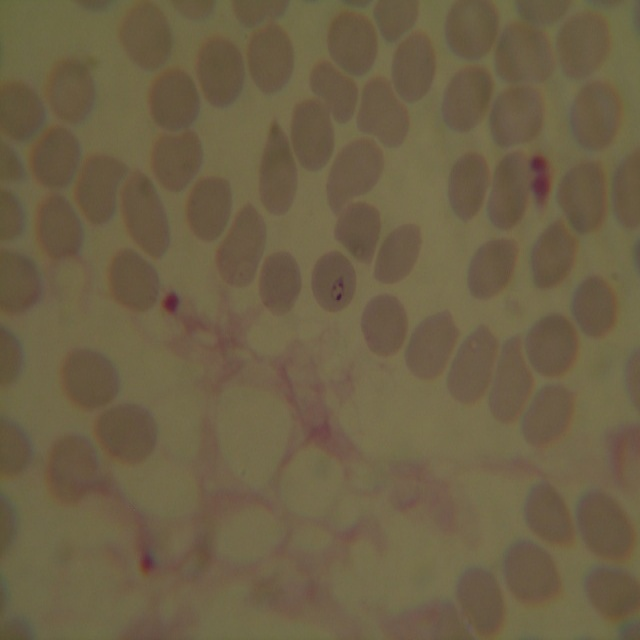
#> input picture samples/yolo/blood_smear_3.JPG, 640 x 640 px, found by its file name; the run also reads 2 pictures not shown here
$ python cell_lib.py   (older library calls are emulated)
#> lines starting #> are read from the running program, lines starting #| are printed output that depends on the picture; after the words box and inside, x2 and y2 are one past the last pixel; in counts of white or black regions, pixels touching at a corner belong together
#!/usr/bin/env python
# coding: utf-8

# In[3]:


import numpy as np
import matplotlib.pyplot as plt
from skimage import data
from skimage import filters
from skimage import exposure
import cv2
from math import pi, ceil, floor
import os
import time

plt.rcParams["figure.figsize"] = (10, 10)

#PATH = "./PHOTOS_MALARIA_VHIR_UPC/fotos_2015_12_01/P_falciparum/Trofozoits/DSCN0083.JPG"
#PATH = "./samples/normal/blood_smear_2.JPG"
PATH = "./samples/normal/blood_smear_3.JPG"
RESULT_PATH = "./samples/myresults/"
#PATH = "DSCN4223.JPG"

CELL_POINT_SIZE = 8
CELL_COLOR      = (255,60,0)
INTERNAL_COLOR  = (215,215,20)
EXTERNAL_COLOR  = (255, 255, 255)


# # General functions

# In[4]:


def save_results(image_name, method_name, cells,internalInfection,externalInfection, passTime, img, path, method_ext):

    #save png
    out_path = "./samples/segmented/"
    if os.path.exists(out_path) == False:
        os.mkdir(out_path)
    name = path.split("/")[-1]
    out = out_path + name.lower().replace(".jpg",method_ext) + ".png"
    plt.imsave(out,img,format='png')


    #save txt
    image_name_parts = image_name.split("/")
    image_name = image_name_parts[-1]
    image_name = image_name.lower().replace(".jpg","")
    f_name = RESULT_PATH + image_name + "_result.txt"

    if os.path.exists(RESULT_PATH) == False:
        os.mkdir(RESULT_PATH)

    if os.path.exists(f_name):
        f = open(f_name,"r+")

        lines = f.read().split("\n")
        for l in range(len(lines)):
            line = lines[l]
            if line.startswith(method_name):
                lines[l] = f"{method_name:20}\t{cells:7}\t{internalInfection:8}\t{externalInfection:8}\t{passTime:6}\t{out}"
                txt = "\n".join(lines)

                f.truncate(0)
                f.seek(0)
                f.write(txt)
                f.close()
                return
    else:
        f = open(f_name,"w")
        f.write(f"{'METHOD':20}\t{'  CELLS':7}\t{'INTERNAL':8}\t{'EXTERNAL':8}\t{'TIME':6}\tFILE_NAME\n")
    f.write(f"{method_name:20}\t{cells:7}\t{internalInfection:8}\t{externalInfection:8}\t{passTime:6}\t{out}\n")
    f.close()

#save_results("b","teste1",1,2,3,'5.5s')


# In[5]:


def get_image(path=PATH, mode=0, size=(640,480), show=False):
    img = cv2.imread(path,mode)
    if mode == 1:
        img = cv2.cvtColor(img, cv2.COLOR_BGR2RGB)
    if img is None:
        print("Não foi possível abrir a imagem:", path)
    res = cv2.resize(img,size)
    if show:
        plt.figure(figsize=(10,10))
        plt.imshow(res)
        plt.show()
    return res

def apply_blur(img, k=9):
    return cv2.GaussianBlur(img,(k,k),0)

def otsu(img,block=81,offset=0.3):
    return cv2.adaptiveThreshold(img,255,cv2.ADAPTIVE_THRESH_MEAN_C, cv2.THRESH_BINARY_INV,block,offset)

def adaptative_thresh(img,block=121,offset=0):
    return cv2.adaptiveThreshold(img,255,cv2.ADAPTIVE_THRESH_MEAN_C, cv2.THRESH_BINARY_INV,block,offset)

def fill_holes(img):
    contours, hierarchy = cv2.findContours(img, cv2.RETR_TREE, cv2.CHAIN_APPROX_SIMPLE)
    thresh_filled = np.zeros((img.shape[0], img.shape[1]), dtype=np.uint8)
    color = 255
    for i in range(len(contours)):
        cv2.drawContours(thresh_filled, contours, i, color, -1, cv2.LINE_8, hierarchy, 0)
    return thresh_filled

def connected_components(thresh):
    output = cv2.connectedComponentsWithStats(thresh, 4, cv2.CV_32S)
    (numLabels, labels, stats, centroids) = output

    # Map component labels to hue val, 0-179 is the hue range in OpenCV
    label_hue = np.uint8(179*labels/np.max(labels))
    blank_ch = 255*np.ones_like(label_hue)
    labeled_img = cv2.merge([label_hue, blank_ch, blank_ch])

    # Converting cvt to BGR
    labeled_img = cv2.cvtColor(labeled_img, cv2.COLOR_HSV2BGR)

    # set bg label to black
    labeled_img[label_hue==0] = 0

    labeled_img_rgb = cv2.cvtColor(labeled_img, cv2.COLOR_BGR2RGB)
    return labeled_img_rgb, numLabels, labels, stats, centroids


def erode(src,size):
    element = cv2.getStructuringElement(cv2.MORPH_ELLIPSE, (2 * size + 1, 2 * size + 1),
                                       (size, size))
    return cv2.erode(src, element)

def dilate(src,size):
    element = cv2.getStructuringElement(cv2.MORPH_ELLIPSE, (2 * size + 1, 2 * size + 1),
                                       (size, size))
    return cv2.dilate(src, element)

def get_principal_components(img):
    # Connected components with stats.
    nb_components, output, stats, centroids = cv2.connectedComponentsWithStats(img, connectivity=4)

    max_label, max_size = max([(i, stats[i, cv2.CC_STAT_AREA]) for i in range(1, nb_components)], key=lambda x: x[1])

    img2 = np.zeros(output.shape, dtype='uint8')
    img2[output == max_label] = 255
    return img2

# [34 lines left out: functions get_principal_component_RGB, color_average, hsv_average, color_distance, not called in this run]


# In[6]:


MIN_CELL_AREA = 500
MAX_CELL_AREA = 2700#2300
MIN_VALUE_TO_VALIDATE_CELL = 20

def thresh_is_valid(thresh_validation,x,y,w,h):

    #pega apenas o maior componente do corte
    cut = thresh_validation[y:y+h,x:x+w]
    if np.sum(cut) == 0:
        return False

    cut = get_principal_components(cut)

    #print(np.sum(cut)/(cut.shape[0]*cut.shape[1]))
    return np.sum(cut)/(cut.shape[0]*cut.shape[1]) > MIN_VALUE_TO_VALIDATE_CELL


# [9 lines left out: function cut_circle, not called in this run]


def mark_cells(img, mask, components = None):


    gs = cv2.cvtColor(img, cv2.COLOR_RGB2GRAY)
    #equaliza
    clahe = cv2.createCLAHE(clipLimit=2.0, tileGridSize=(8, 8))
    eq_gs = cv2.equalizeHist(gs)
    eq_gs = clahe.apply(eq_gs)
    th, thresh_validation = cv2.threshold(eq_gs, 110, 1, cv2.THRESH_BINARY_INV);


    groupColor = 45

    font = img.copy()
    if components == None:
        labeled_img_rgb, numLabels, labels, stats, centroids = connected_components(mask)
        #o primeiro componente é o fundo, deve ser ignorado sempre
        start = 1
    else:
        labeled_img_rgb, numLabels, labels, stats, centroids = components

        start = 0

    cellsCount = 0

    print(start, numLabels)

    for i in range(start, numLabels):
        # extract the connected component statistics and centroid for
        # the current label
        x = stats[i, cv2.CC_STAT_LEFT]
        y = stats[i, cv2.CC_STAT_TOP]
        w = stats[i, cv2.CC_STAT_WIDTH]
        h = stats[i, cv2.CC_STAT_HEIGHT]
        #get area
        area = stats[i, cv2.CC_STAT_AREA]
        (cX, cY) = centroids[i]

        #print(minArea, area, maxArea) minArea=MIN_CELL_AREA, maxArea=MAX_CELL_AREA
        if MIN_CELL_AREA < area < MAX_CELL_AREA:
            cellsCount += 1

            #print(cellsCount)

            if thresh_is_valid(thresh_validation,x,y,w,h) == False:
                continue

            pos = (int(cX), int(cY))

            cv2.circle(img, pos, CELL_POINT_SIZE, (0,0,0), -1)
            cv2.circle(img, pos, CELL_POINT_SIZE-1, CELL_COLOR, -1)
            cv2.putText(img, str(cellsCount), (int(cX), int(cY)+CELL_POINT_SIZE+10), cv2.FONT_HERSHEY_SIMPLEX,
                        .4, (0,0,0),       1, cv2.LINE_AA)


        if MAX_CELL_AREA < area:

            if thresh_is_valid(thresh_validation,x,y,w,h) == False:
                continue

            groupColor += 5

            #estima quantas celulas no grupo
            est = ceil(area/MAX_CELL_AREA)

            #imprime os marcadores de celulas dentro dos grupos
            #em colunas
            if w > 220:
                cols = 8
                margin = 40
            elif w > 120:
                cols = 6
                margin = 20
            else:
                cols = 3
                margin = 10
            xCell = x + margin
            yCell = y + 40
            for i in range(1,est+1):
                cv2.circle(img, (xCell, yCell), CELL_POINT_SIZE-1, (groupColor,0,groupColor), -1)
                xCell += CELL_POINT_SIZE + 10

                if i % cols == 0:
                    xCell = x + margin
                    yCell += CELL_POINT_SIZE + 10

            #imprime a id das celulas do grupo
            txt = "("+(",".join([str(q) for q in range(cellsCount+1,cellsCount+est+1,1)]))+")"

            cv2.putText(img, txt, (x+margin-10, y+20), cv2.FONT_HERSHEY_SIMPLEX,
                        .4, (0,0,0),       1, cv2.LINE_AA)
            cellsCount += est

            cv2.rectangle(img, (x,y), (x+w,y+h), (groupColor+2,0,groupColor+2), 2)

    return img, cellsCount

def break_big_groups(mask,_erode=15,_dilate=11):

    labeled_img_rgb, numLabels, labels, stats, centroids = connected_components(mask)


    for i in range(1, numLabels):
        x = stats[i, cv2.CC_STAT_LEFT]
        y = stats[i, cv2.CC_STAT_TOP]
        w = stats[i, cv2.CC_STAT_WIDTH]
        h = stats[i, cv2.CC_STAT_HEIGHT]
        area = stats[i, cv2.CC_STAT_AREA]
        (cX, cY) = centroids[i]

        cutY = y - 1 if y > 0 else y
        cutX = x - 1 if x > 0 else x
        cutXW = x+w+1
        cutYH = y+h+1

        cut = mask[cutY:cutYH, cutX:cutXW]
        cut = cut.copy()

        if MAX_CELL_AREA < area:
            cut_bk = cut.copy()
            cut = get_principal_components(cut)

            #remove the group from original image
            cell_on_original_size = np.zeros( mask.shape ,dtype='uint8')
            cell_on_original_size[cutY:cutYH, cutX:cutXW] = cut
            mask[ cell_on_original_size == 255 ] = 0

            #work on group
            #cut = cv2.erode(cut, kernel, iterations=1)
            cut = erode(cut,_erode)
            cut = dilate(cut,_dilate)

            #return the eroded and marked group to original image
            cell_on_original_size = np.zeros( mask.shape ,dtype='uint8')
            cell_on_original_size[cutY:cutYH, cutX:cutXW] = cut
            mask += cell_on_original_size

    return mask


# # Colors functions

# In[7]:


def random_color():
    color = tuple(np.random.randint(1,256, size=3))
    if (color[0] < 100 and color[1] < 100 and color[2] < 100):
        return random_color()
    elif (color[0] > 230 and color[1] > 230 and color[2] > 230):
        return random_color()
    else:
        return (int(color[0]),int(color[1]),int(color[2]))


def list_colors(img):
    shape = img.shape
    if (len(shape) == 2):
        img = cv2.cvtColor(img,cv2.COLOR_GRAY2RGB)

    reshapedImg = img.reshape(1,shape[0]*shape[1],3)[0]
    colors = np.unique(reshapedImg, axis=0)
    colors = np.delete(colors,0,axis=0)
    return colors


def shuffle_colors(img):

    if len(img.shape) == 2:
        img = cv2.merge([img,img,img])

    colors = list_colors(img)
    labeled_img_rgb3 = img.copy()

    for color in colors:
        newColor = random_color()

        red, green, blue = labeled_img_rgb3.T
        selected_color = (red == color[0]) & (green == color[1]) & (blue == color[2])
        labeled_img_rgb3[selected_color.T] = newColor
    return labeled_img_rgb3


def colorize(img):
    labeled_rgb, numLabels, labels, stats, centroids = connected_components(img)
    return shuffle_colors(labeled_rgb)


# # Parasites functions

# In[8]:


def hsv_par_mask(img):
    #range 1
    from_color=(120,70,20)
    to_color=(180,190,110)
    hsv = cv2.cvtColor(img, cv2.COLOR_RGB2HSV)
    mask1 = cv2.inRange(hsv, from_color, to_color)

    #range 2
    from_color=(0,70,85)
    to_color=(15,75,105)

    mask2 = cv2.inRange(hsv, from_color, to_color)


    mask = np.zeros(img.shape)
    mask = cv2.bitwise_or(mask1,mask2)

    #mask = mask_conditional_blur(mask,3,3)
    #mask = mask_conditional_blur(mask,30,40)
    #mask = cv2.inRange(hsv, from_color, to_color)
    mask_dilated = mask.copy()
    #erode
    kernel = np.ones((3, 3), np.uint8)
    mask_dilated = cv2.erode(mask_dilated, kernel)
    #dilate
    kernel = np.ones((15, 15), np.uint8)
    mask_dilated = cv2.dilate(mask_dilated, kernel)

    return mask, mask_dilated


def gs_parasite_mask(gsImg):
    if (len(gsImg.shape) == 3):
        gsImg = cv2.cvtColor(gsImg,cv2.COLOR_RGB2GRAY)
    ret, thresh = cv2.threshold(gsImg, 75, 1, cv2.THRESH_BINARY_INV)
    return thresh

def remove_parasites(img,mask):
    maximum = np.max(mask)
    img[mask == maximum] = 0
    img = erode(img,2)
    img = dilate(img,2)
    return img

MIN_PARASITE_AREA = 20


def mark_parasites(img, parasite_mask, cell_mask, cell_components = None, contact_percent=0.15):


    labeled_rgb, numLabels, labels, stats, centroids = connected_components(parasite_mask)

    if cell_components is None:
        _, _, _, cell_stats, _ = connected_components(cell_mask)
    else:
        cell_mask = cv2.cvtColor(cell_components[0],cv2.COLOR_RGB2GRAY)
        cell_stats = cell_components[3]

    internal_count = 0
    external_count = 0


    for i in range(1, numLabels):
        area = stats[i, cv2.CC_STAT_AREA]
        #se for apenas pequenos pontos nao conta
        if MIN_PARASITE_AREA > area:
            continue

        x = stats[i, cv2.CC_STAT_LEFT]
        y = stats[i, cv2.CC_STAT_TOP]
        w = stats[i, cv2.CC_STAT_WIDTH]
        h = stats[i, cv2.CC_STAT_HEIGHT]
        (cX, cY) = centroids[i]

        color = EXTERNAL_COLOR
        c = 0
        for cell_stat in cell_stats:
            c += 1
            cellArea  = cell_stat[cv2.CC_STAT_AREA]
            cellX = cell_stat[cv2.CC_STAT_LEFT]
            cellY = cell_stat[cv2.CC_STAT_TOP]
            cellW = cell_stat[cv2.CC_STAT_WIDTH]
            cellH = cell_stat[cv2.CC_STAT_HEIGHT]

            if MIN_CELL_AREA < cellArea < MAX_CELL_AREA*10:
                #faz um recorte da celula e do parasita
                cell_cut                                       = np.zeros(parasite_mask.shape)
                cell_cut[cellY:cellY+cellW, cellX:cellX+cellH] = cell_mask[cellY:cellY+cellW, cellX:cellX+cellH]
                par_cut                = np.zeros(parasite_mask.shape)
                par_cut[y:y+h, x:x+w]  = parasite_mask[y:y+h, x:x+w]


                #verifica a superficie em contato
                contact = np.zeros(cell_cut.shape)
                contact[cv2.bitwise_and(cell_cut,par_cut) > 0] = 1
                contact_percent_calc = np.sum(contact) / area

                #se atingir o minimo esperado, classifica interno
                if contact_percent_calc >= contact_percent:
                    color = INTERNAL_COLOR
                    cv2.rectangle(img, (cellX-1,cellY-1), (cellX+cellW+2,cellY+cellH+2), (0,255,0), 1)
                    break

        if color == INTERNAL_COLOR:
            internal_count += 1
        else:
            external_count += 1
        #caso nao esteja em contato com nenhuma celula, é externo
        cv2.rectangle(img, (x-1,y-1), (x+w+2,y+h+2), color, 1)

    return img, internal_count, external_count


# [11 lines of commented-out code are left out]


def otsu_method(path, blur=True):
    """
    Returns: (img, cell_mask_colored), (cells, internal, external, passTime)
    """
    start = time.time()
    #read in grayscale
    imgGS = get_image(path=path)
    #read in colors
    img = get_image(path=path,mode=1)
#> in get_image, img is the input picture: shape (640, 640, 3); mean B, G, R 69.6, 96.6, 109.5

    #apply blur
    name = "OTSU w/out blur"
    method_ext = "_otsu_out_blur"
    if blur:
        name = "OTSU"
        method_ext = "_otsu"
        imgGS = apply_blur(imgGS)
        img = apply_blur(img)

    #otsu adaptative
    cell_mask = otsu(imgGS)

    #hsv mask
    #par_mask, par_mask_dilated = hsv_par_mask(img)
    #GS mask
    par_mask = gs_parasite_mask(imgGS)
#> in gs_parasite_mask, `ret, thresh = cv2.threshold(gsImg, 75, 1, cv2.THRESH_BINARY_INV)`:
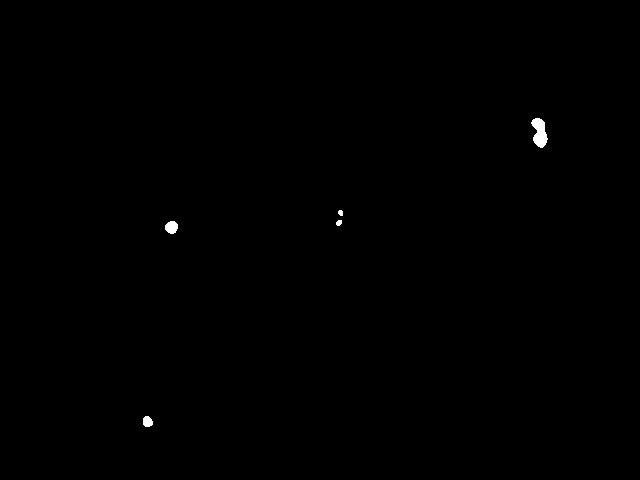
#> thresh: shape (480, 640); values 0 (black) and 1 (white), 0.2% white; 5 white regions, box (x1, y1, x2, y2) and area: (531, 118, 548, 148) 328, (165, 221, 178, 234) 131, (143, 416, 153, 427) 89, (336, 220, 342, 226) 29, (338, 210, 343, 216) 25

    #remove parasites from otsu
    cell_mask = remove_parasites(cell_mask,par_mask)
#> in remove_parasites, `maximum = np.max(mask)`: maximum = 1

    #fill holes
    cell_mask = fill_holes(cell_mask)
#> in fill_holes, `contours, hierarchy = cv2.findContours(img, cv2.RETR_TREE, cv2.CHAIN_A..`: contours = 97 contours, 17 with area under 20; largest, box (x1, y1, x2, y2) and area: (43, 187, 478, 480) 40362, (441, 0, 570, 109) 7836, (447, 244, 575, 339) 5691, (259, 46, 357, 161) 4945, (216, 288, 294, 367) 4367
#> the loop in fill_holes, `for i in range(len(contours)):` made 97 passes

    #break gorup of cells
    cell_mask = break_big_groups(cell_mask)
#> in connected_components, `(numLabels, labels, stats, centroids) = output`:
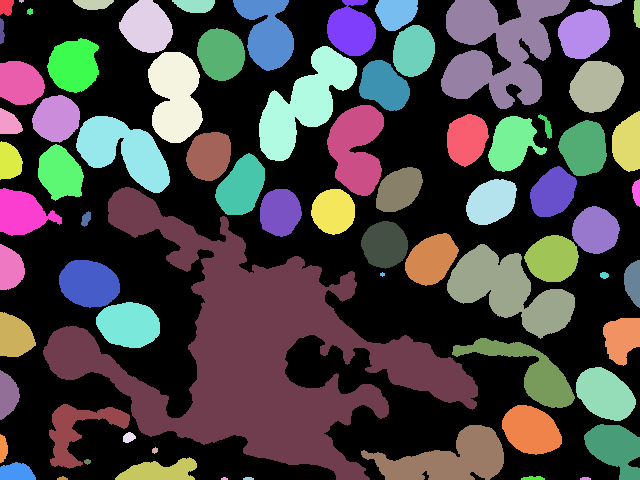
#> labels: shape (480, 640) int32; 76 distinct labels, from 0 to 75; one colour per label, 0 black
#> in connected_components, `(numLabels, labels, stats, centroids) = output`: numLabels = 76; stats = 76 rows, first 6: [0, 0, 640, 480, 152366], [0, 0, 14, 16, 185], [19, 0, 5, 3, 11], [73, 0, 41, 10, 311], [119, 0, 54, 53, 2074], [172, 0, 43, 13, 437]; centroids = 76 pairs, first value 1.48 to 636.6, second value 0.636 to 478.2
#> in connected_components, `labeled_img[label_hue==0] = 0`:
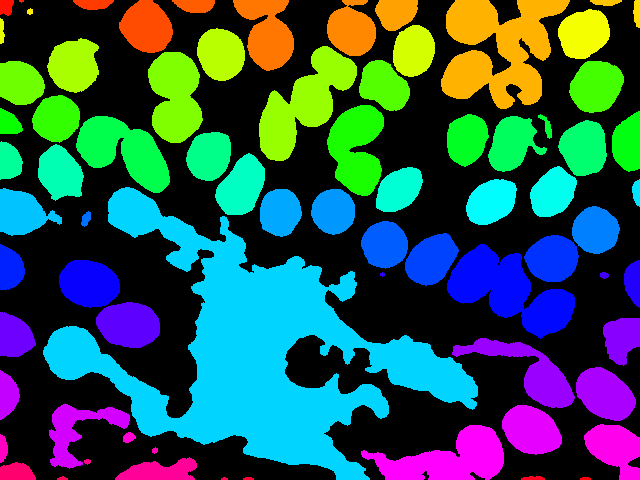
#> labeled_img: shape (480, 640, 3); mean B, G, R 81.3, 83.8, 40.8
#> in break_big_groups, `labeled_img_rgb, numLabels, labels, stats, centroids = connected_compo..`: numLabels = 76
#> the loop in break_big_groups, `for i in range(1, numLabels):` made 75 passes
#> (x, y, w, h, area, cX, cY, cutY) on passes 1, 3, 4, 5, 7, 8, 10, 11: (0, 0, 14, 16, 185, 5.91, 6.57, 0), (73, 0, 41, 10, 311, 92.99, 3.7, 0), (119, 0, 54, 53, 2074, 146.3, 26.57, 0), (172, 0, 43, 13, 437, 194.8, 5.13, 0), (327, 0, 49, 56, 1966, 351.2, 29.29, 0), (375, 0, 43, 31, 1024, 395.7, 12.61, 0), (590, 0, 32, 6, 147, 605.4, 1.99, 0), (633, 0, 7, 28, 158, 636.6, 12.58, 0)
#> after the loop in break_big_groups, `for i in range(1, numLabels):`:
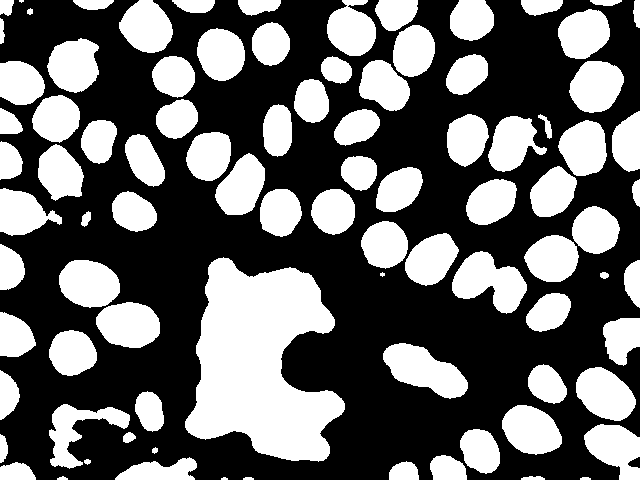
#> mask: shape (480, 640); 40.3% white; 90 white regions (3 under 20 px), largest, box (x1, y1, x2, y2) and area: (185, 257, 345, 462) 20811, (452, 251, 527, 314) 2743, (383, 343, 468, 399) 2737

    #colorize the cells
    cell_mask_colored = colorize(cell_mask)
#> in connected_components (call 2), `(numLabels, labels, stats, centroids) = output`:
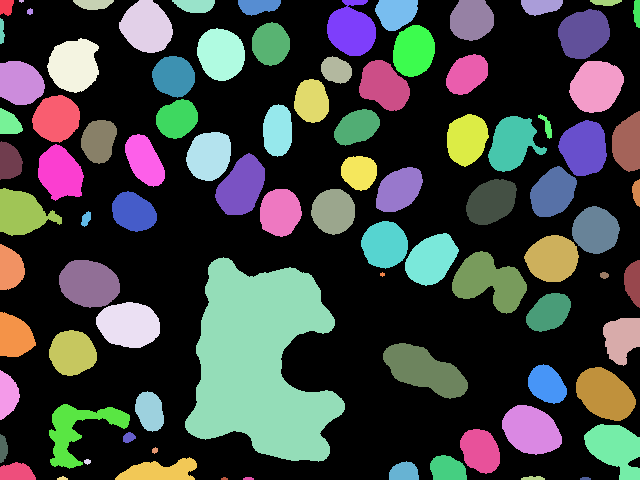
#> labels: shape (480, 640) int32; 91 distinct labels, from 0 to 90; one colour per label, 0 black
#> in connected_components (call 2), `labeled_img[label_hue==0] = 0`:
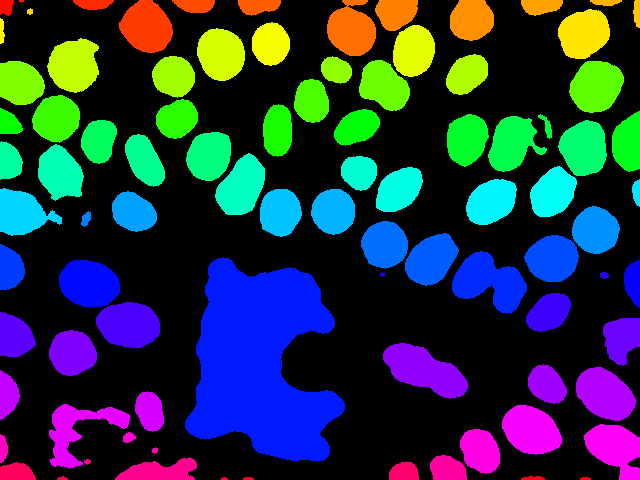
#> labeled_img: shape (480, 640, 3); mean B, G, R 65.5, 50.7, 34.3
#> the loop in shuffle_colors, `for color in colors:` made 90 passes
#> pass 1, in shuffle_colors, `red, green, blue = labeled_img_rgb3.T`:
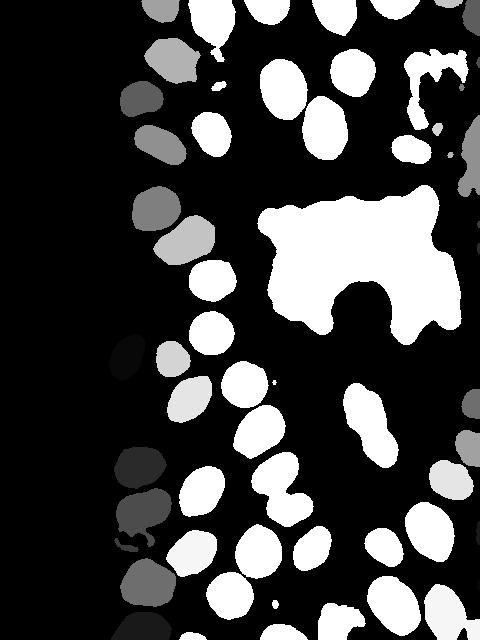
#> blue: shape (640, 480); min 0, max 255, mean 65.5

    #mark
    img, cells = mark_cells(img, cell_mask)
#> (the rest of the program and of its run is left out)
